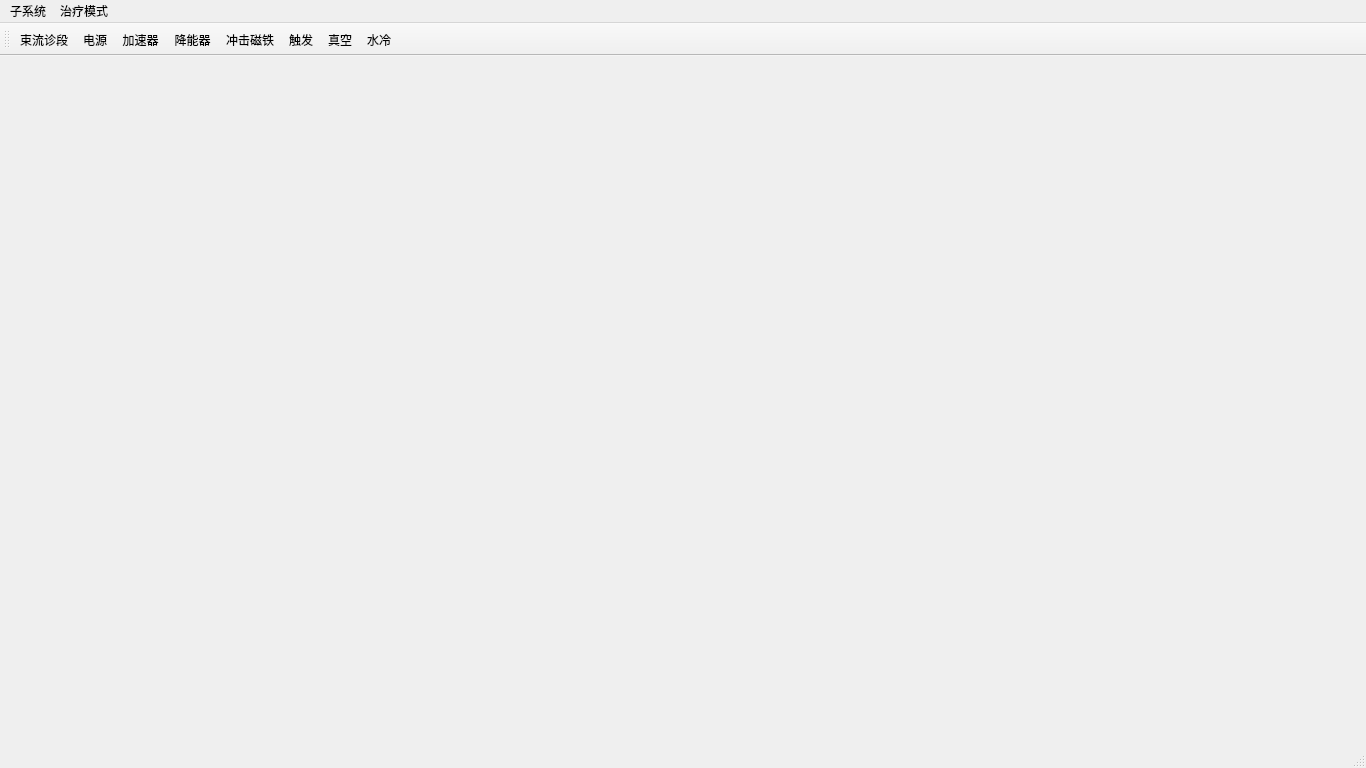
<?xml version="1.0" encoding="UTF-8"?>
<ui version="4.0">
 <class>MainWindow</class>
 <widget class="QMainWindow" name="MainWindow">
  <property name="geometry">
   <rect>
    <x>0</x>
    <y>0</y>
    <width>1366</width>
    <height>768</height>
   </rect>
  </property>
  <property name="font">
   <font>
    <family>Arial</family>
   </font>
  </property>
  <property name="windowTitle">
   <string>MCS主界面</string>
  </property>
  <property name="styleSheet">
   <string notr="true"/>
  </property>
  <widget class="QWidget" name="centralwidget">
   <property name="styleSheet">
    <string notr="true">QWidget#centralwidget{border-image: url(:/Resources/line_0.png);}</string>
   </property>
  </widget>
  <widget class="QMenuBar" name="menubar">
   <property name="geometry">
    <rect>
     <x>0</x>
     <y>0</y>
     <width>1366</width>
     <height>20</height>
    </rect>
   </property>
   <widget class="QMenu" name="menu">
    <property name="title">
     <string>子系统</string>
    </property>
    <addaction name="actionDB"/>
    <addaction name="actionAccelerator"/>
    <addaction name="actionKicker"/>
    <addaction name="actionDegrader"/>
    <addaction name="actionPower_Sypply"/>
    <addaction name="actionTrigger"/>
    <addaction name="actionVacuum"/>
   </widget>
   <widget class="QMenu" name="menu_2">
    <property name="title">
     <string>治疗模式</string>
    </property>
   </widget>
   <addaction name="menu"/>
   <addaction name="menu_2"/>
  </widget>
  <widget class="QStatusBar" name="statusbar"/>
  <widget class="QToolBar" name="toolBar">
   <property name="windowTitle">
    <string>toolBar</string>
   </property>
   <property name="layoutDirection">
    <enum>Qt::LeftToRight</enum>
   </property>
   <property name="autoFillBackground">
    <bool>false</bool>
   </property>
   <property name="orientation">
    <enum>Qt::Horizontal</enum>
   </property>
   <property name="toolButtonStyle">
    <enum>Qt::ToolButtonTextBesideIcon</enum>
   </property>
   <attribute name="toolBarArea">
    <enum>TopToolBarArea</enum>
   </attribute>
   <attribute name="toolBarBreak">
    <bool>false</bool>
   </attribute>
   <addaction name="actionDB"/>
   <addaction name="actionPower_Sypply"/>
   <addaction name="actionAccelerator"/>
   <addaction name="actionDegrader"/>
   <addaction name="actionKicker"/>
   <addaction name="actionTrigger"/>
   <addaction name="actionVacuum"/>
   <addaction name="actionCold"/>
  </widget>
  <action name="actionDB">
   <property name="icon">
    <iconset resource="mcs_resource.qrc">
     <normaloff>:/Resources/light_off.png</normaloff>:/Resources/light_off.png</iconset>
   </property>
   <property name="text">
    <string>束流诊段</string>
   </property>
   <property name="shortcutContext">
    <enum>Qt::WidgetShortcut</enum>
   </property>
   <property name="menuRole">
    <enum>QAction::AboutQtRole</enum>
   </property>
  </action>
  <action name="actionDegrader">
   <property name="icon">
    <iconset resource="mcs_resource.qrc">
     <normaloff>:/Resources/light_off.png</normaloff>:/Resources/light_off.png</iconset>
   </property>
   <property name="text">
    <string>降能器</string>
   </property>
  </action>
  <action name="actionKicker">
   <property name="icon">
    <iconset resource="mcs_resource.qrc">
     <normaloff>:/Resources/light_off.png</normaloff>:/Resources/light_off.png</iconset>
   </property>
   <property name="text">
    <string>冲击磁铁</string>
   </property>
  </action>
  <action name="actionTrigger">
   <property name="icon">
    <iconset resource="mcs_resource.qrc">
     <normaloff>:/Resources/light_off.png</normaloff>:/Resources/light_off.png</iconset>
   </property>
   <property name="text">
    <string>触发</string>
   </property>
  </action>
  <action name="actionVacuum">
   <property name="icon">
    <iconset resource="mcs_resource.qrc">
     <normaloff>:/Resources/light_off.png</normaloff>:/Resources/light_off.png</iconset>
   </property>
   <property name="text">
    <string>真空</string>
   </property>
  </action>
  <action name="actionCold">
   <property name="icon">
    <iconset resource="mcs_resource.qrc">
     <normaloff>:/Resources/light_off.png</normaloff>:/Resources/light_off.png</iconset>
   </property>
   <property name="text">
    <string>水冷</string>
   </property>
  </action>
  <action name="actionPower_Sypply">
   <property name="icon">
    <iconset resource="mcs_resource.qrc">
     <normaloff>:/Resources/light_off.png</normaloff>:/Resources/light_off.png</iconset>
   </property>
   <property name="text">
    <string>电源</string>
   </property>
  </action>
  <action name="actionAccelerator">
   <property name="icon">
    <iconset resource="mcs_resource.qrc">
     <normaloff>:/Resources/light_off.png</normaloff>:/Resources/light_off.png</iconset>
   </property>
   <property name="text">
    <string>加速器</string>
   </property>
  </action>
 </widget>
 <resources>
  <include location="mcs_resource.qrc"/>
 </resources>
 <connections/>
</ui>
